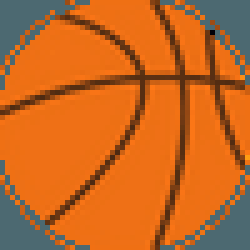
#> input picture Codes/18 - Computer Vision CV/Resources/Ball.png, 50 x 50 px, given in place of the camera (shown 5 times larger)
$ python Utils.py
#> lines starting #> are read from the running program, lines starting #| are printed output that depends on the picture
"""
Supporting Functions for Computer vision using OpenCV
By: Computer Vision Zone
Website: https://www.computervision.zone/
"""

import cv2
import numpy as np
import copy


def stackImages(_imgList, cols, scale):
    """
    Stack Images together to display in a single window
    :param _imgList: list of images to stack
    :param cols: the num of img in a row
    :param scale: bigger~1+ ans smaller~1-
    :return: Stacked Image
    """
    imgList = copy.deepcopy(_imgList)

    # make the array full by adding blank img, otherwise the openCV can't work
    totalImages = len(imgList)
    rows = totalImages // cols if totalImages // cols * cols == totalImages else totalImages // cols + 1
    blankImages = cols * rows - totalImages

    width = imgList[0].shape[1]
    height = imgList[0].shape[0]
    imgBlank = np.zeros((height, width, 3), np.uint8)
    imgList.extend([imgBlank] * blankImages)

    # resize the images
    for i in range(cols * rows):
        imgList[i] = cv2.resize(imgList[i], (0, 0), None, scale, scale)
        if len(imgList[i].shape) == 2:
            imgList[i] = cv2.cvtColor(imgList[i], cv2.COLOR_GRAY2BGR)

    # put the images in a board
    hor = [imgBlank] * rows
    for y in range(rows):
        line = []
        for x in range(cols):
            line.append(imgList[y * cols + x])
        hor[y] = np.hstack(line)
    ver = np.vstack(hor)
    return ver


# [94 lines left out: functions cornerRect, findContours, overlayPNG, rotateImage, not called in this run]


def putTextRect(img, text, pos, scale=3, thickness=3, colorT=(255, 255, 255),
                colorR=(255, 0, 255), font=cv2.FONT_HERSHEY_PLAIN,
                offset=10, border=None, colorB=(0, 255, 0)):
    """
    Creates Text with Rectangle Background
    :param img: Image to put text rect on
    :param text: Text inside the rect
    :param pos: Starting position of the rect x1,y1
    :param scale: Scale of the text
    :param thickness: Thickness of the text
    :param colorT: Color of the Text
    :param colorR: Color of the Rectangle
    :param font: Font used. Must be cv2.FONT....
    :param offset: Clearance around the text
    :param border: Outline around the rect
    :param colorB: Color of the outline
    :return: image, rect (x1,y1,x2,y2)
    """
    ox, oy = pos
    (w, h), _ = cv2.getTextSize(text, font, scale, thickness)

    x1, y1, x2, y2 = ox - offset, oy + offset, ox + w + offset, oy - h - offset

    cv2.rectangle(img, (x1, y1), (x2, y2), colorR, cv2.FILLED)
    if border is not None:
        cv2.rectangle(img, (x1, y1), (x2, y2), colorB, border)
    cv2.putText(img, text, (ox, oy), font, scale, colorT, thickness)

    return img, [x1, y2, x2, y1]


def main():
    cap = cv2.VideoCapture(0)
    while True:
        success, img = cap.read()
#> img is the input picture: shape (50, 50, 3); mean B, G, R 35.7, 103.8, 195.6
        img, bbox = putTextRect(img, "Intec Brussel", [50, 50], 2, 2, offset=10, border=5)
#> in putTextRect, `cv2.rectangle(img, (x1, y1), (x2, y2), colorB, border)`:
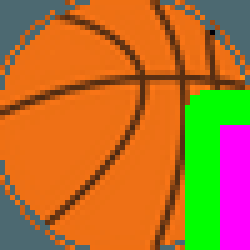
#> img: shape (50, 50, 3) (shown 5 times larger); mean B, G, R 44.1, 113, 179.6
#> bbox = [40, 21, 282, 60]
        imgGray = cv2.cvtColor(img, cv2.COLOR_BGR2GRAY)
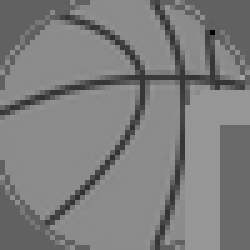
#> imgGray: shape (50, 50) (shown 5 times larger); min 1, max 161, mean 125
        imgList = [img, img, imgGray, img, imgGray]
        imgStacked = stackImages(imgList, 2, 0.5)
#> in stackImages, `imgList = copy.deepcopy(_imgList)`: imgList = 5 items
#> in stackImages, `totalImages = len(imgList)`: totalImages = 5
#> in stackImages, `rows = totalImages // cols if totalImages // cols * cols == totalImage..`: rows = 3
#> in stackImages, `blankImages = cols * rows - totalImages`: blankImages = 1
#> after the loop in stackImages, `for i in range(cols * rows):`: imgList = 6 items
#> in stackImages, `hor = [imgBlank] * rows`: hor = 3 items
#> in stackImages, `ver = np.vstack(hor)`:
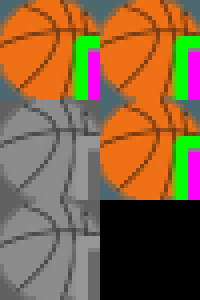
#> ver: shape (75, 50, 3) (shown 4 times larger); mean of channels 0, 1, 2 63.8, 98.2, 131.6; drawn as B, G, R

        cv2.imshow("stackedImg", imgStacked)
        cv2.waitKey(1)


if __name__ == "__main__":
    main()
